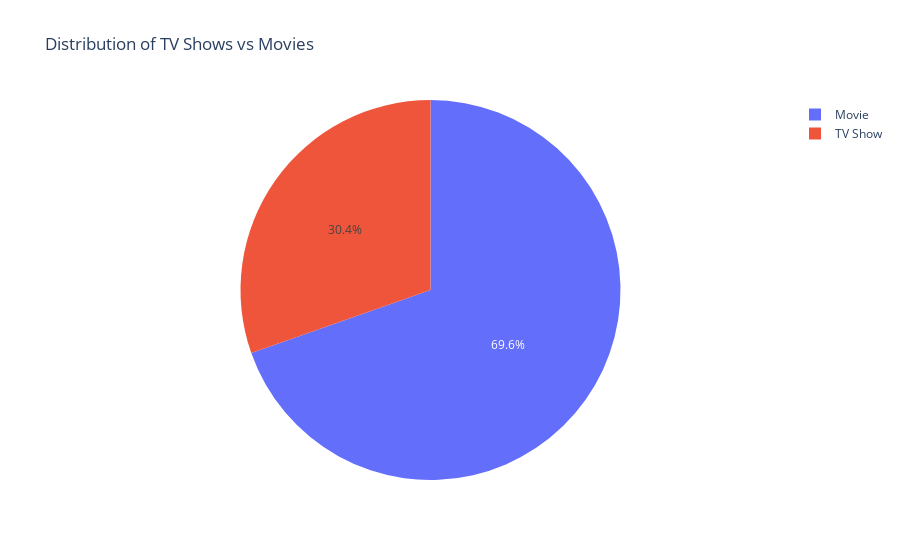

The code cell stored with this chart in its notebook:
### Code cell
type_counts = df['type'].value_counts().reset_index()
type_counts.columns = ['type', 'count']

fig = px.pie(type_counts, names='type', values='count', title='Distribution of TV Shows vs Movies')
fig.show()

### Figure 1 — Plotly figure (JSON) as saved in the notebook; plotly's stock layout.template omitted (floating-point values rounded to 4 significant figures)
{"data": [{"domain": {"x": [0, 1], "y": [0, 1]}, "hovertemplate": "type=%{label}<br>count=%{value}<extra></extra>", "labels": ["Movie", "TV Show"], "legendgroup": "", "name": "", "showlegend": true, "type": "pie", "values": [6131, 2676]}], "layout": {"legend": {"tracegroupgap": 0}, "title": {"text": "Distribution of TV Shows vs Movies"}}}
